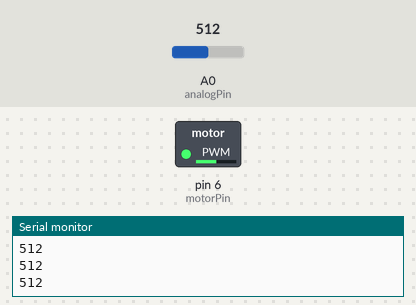
The sketch below on a simulated Arduino Uno, built with avr-gcc and run on an emulated ATmega328P. Parts: switched loads named in the sketch (green lamp = pin HIGH), the last lines printed to the serial monitor. The test bench sets the inputs (shaded band); at power-on: A0 (analogPin) = 512.

Above: at 1.2 s.
1.3 s: A0 (analogPin) set to 716
At 1.9 s:
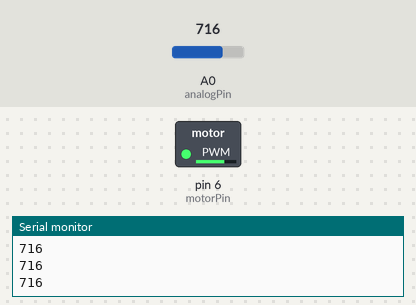
2.8 s: A0 (analogPin) set to 900
At 3.2 s:
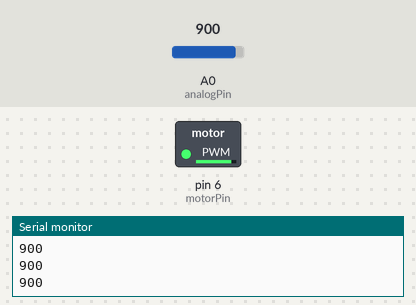
4.3 s: A0 (analogPin) set to 122
At 5.4 s:
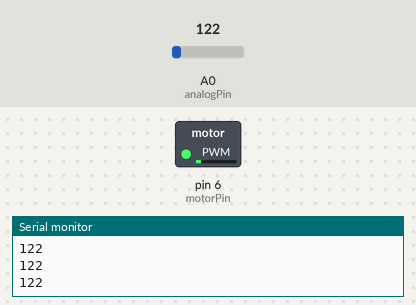
5.8 s: A0 (analogPin) set to 0
At 6.6 s:
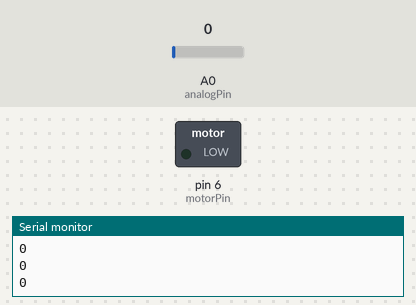
Timing chart, 0 to 8.3 s (numbered marks = the images above; inputs shaded):
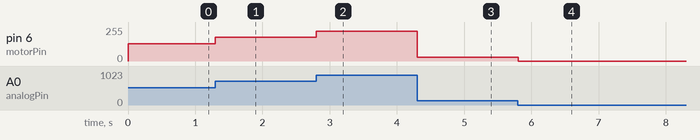

The sketch:

potenziometro.ino
```cpp
/********************************************************************
 * Potenziometro.ino                                                *
 *                                                                  *
 * Controllo di un motore in corrente continua                      *
 ********************************************************************/

// Ingresso analogico (campionato a 10 bit)
int analogPin = A0;

// Uscita analogica (campionata a 8 bit)
int motorPin = 6;

// Valore acquisito in ingresso
int val = 0;

void setup() {
  // Inizializzazione della porta seriale
  // così da poter vedere i dati acquisiti al computer
  Serial.begin(9600);
  // Il pin del motore è un'uscita
  pinMode(motorPin, OUTPUT);
}

void loop() {
  // Legge la posizione del potenziometro
  val = analogRead(analogPin);
  // Richiede al motore una potenza pari a quella impostata
  // L'uscita è a 8 bit => 2^10 / 2^8 anche oggi fa 4
  analogWrite(motorPin, val/4);
  // Invia il dato anche alla porta seriale (utile in fase di test)
  Serial.println(val);
}
```

Measured:
- after the input at 1.3 s, pin 6 (motorPin): 128/255 → 179/255 at once
- after the input at 2.8 s, pin 6 (motorPin): 179/255 → 225/255 at once
- after the input at 4.3 s, pin 6 (motorPin): 225/255 → 30/255 at once
- after the input at 5.8 s, pin 6 (motorPin): 30/255 → 0/255 at once
